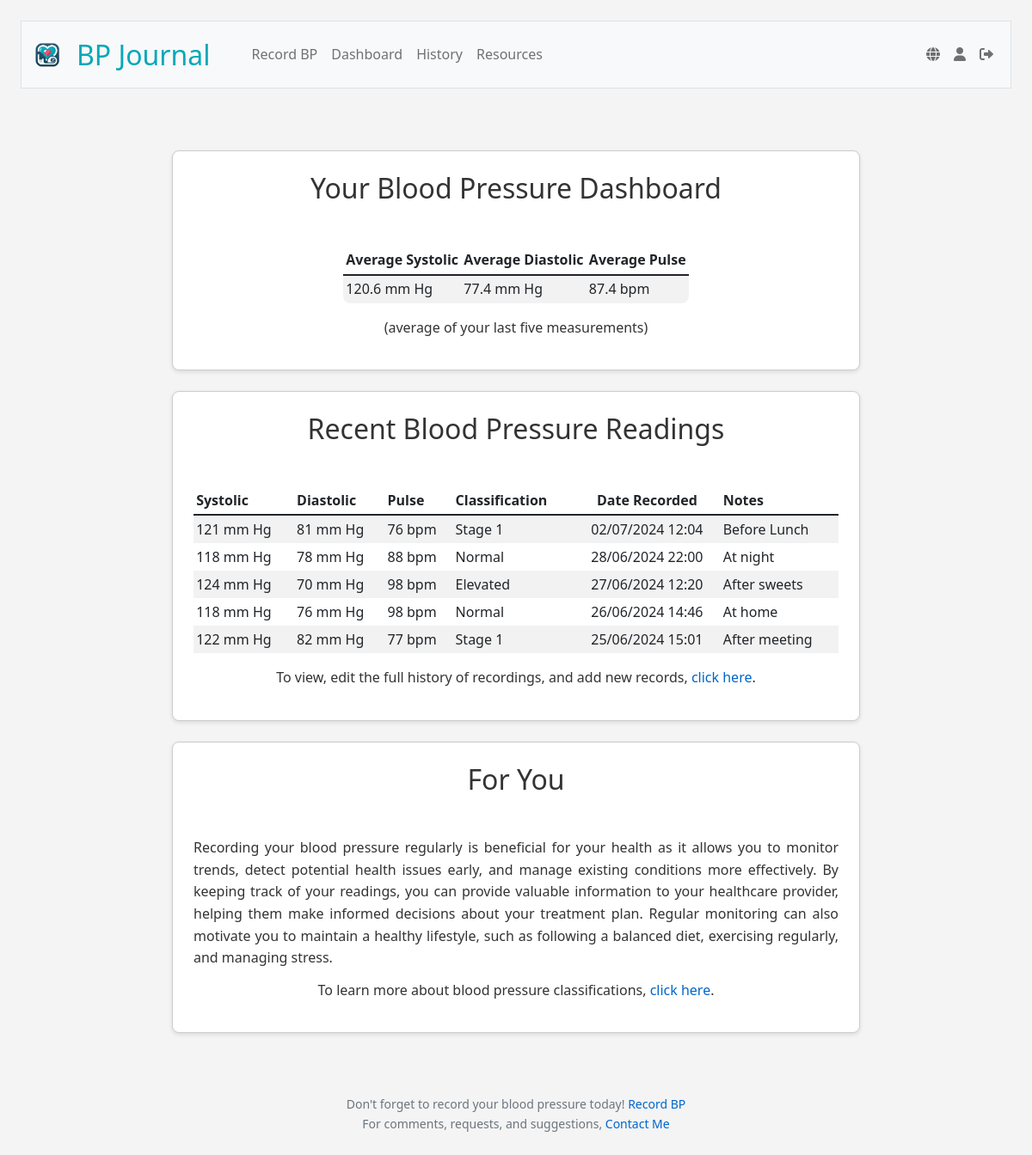
The page /dashboard (signed in) on the database as committed earlier.
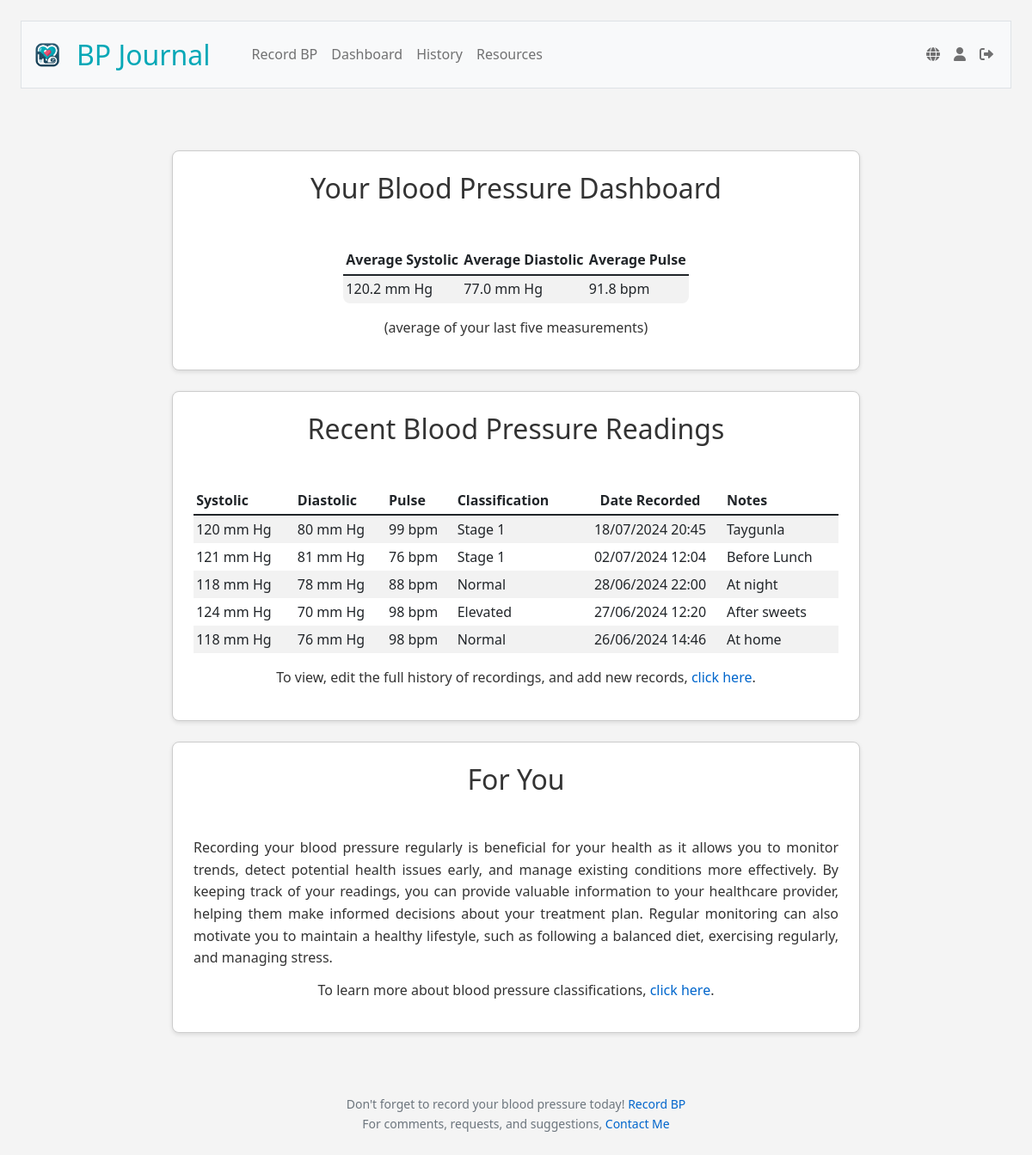
The same page on the database as committed later.
### tables this page shows
CREATE TABLE blood_pressure_readings (
id INTEGER PRIMARY KEY AUTOINCREMENT NOT NULL,
user_id INTEGER NOT NULL,
systolic INTEGER NOT NULL,
diastolic INTEGER NOT NULL,
pulse INTEGER,
reading_date DATETIME DEFAULT CURRENT_TIMESTAMP,
notes TEXT,
FOREIGN KEY (user_id) REFERENCES users (id));

### app.py (the view)
@app.route("/dashboard")
@login_required
def dashboard():
    user_id = session["user_id"]
    user_timezone = db.execute("SELECT timezone FROM users WHERE id = ?", user_id)[0]['timezone']
    user_tz = pytz.timezone(user_timezone)
    recording_rows = db.execute("""
                                SELECT *
                                FROM blood_pressure_readings
                                WHERE user_id = ?
                                ORDER BY reading_date
                                DESC LIMIT 5
    """, user_id)
    for row in recording_rows:
        row["classification"] = classify_bp(row["systolic"], row["diastolic"])
        utc_time = row["reading_date"]
        try:
            local_time = pytz.utc.localize(datetime.strptime(utc_time, '%Y-%m-%d %H:%M:%S')).astimezone(user_tz)
            row["reading_date"] = local_time.strftime('%d/%m/%Y %H:%M')
        except Exception:
            row["reading_date"] = utc_time
    user_avg_recording = db.execute("""
        SELECT AVG(systolic) AS avg_systolic,
        AVG(diastolic) AS avg_diastolic,
        AVG(pulse) AS avg_pulse
        FROM (
            SELECT systolic, diastolic, pulse
            FROM blood_pressure_readings
            WHERE user_id = ?
            ORDER BY reading_date DESC
            LIMIT 5
        )
    """, user_id)
    if user_avg_recording:
        avg_data = {
            'avg_systolic': round(user_avg_recording[0]['avg_systolic'], 1) if user_avg_recording[0]['avg_systolic'] else '',
            'avg_diastolic': round(user_avg_recording[0]['avg_diastolic'], 1) if user_avg_recording[0]['avg_diastolic'] else '',
            'avg_pulse': round(user_avg_recording[0]['avg_pulse'], 1) if user_avg_recording[0]['avg_pulse'] else ''
        }
    else:
        avg_data = {'avg_systolic': 'N/A', 'avg_diastolic': 'N/A', 'avg_pulse': 'N/A'}
    return render_template("dashboard.html", classes=g.language_data['classes'], data=g.language_data['dashboard'], last5reading=recording_rows, user_id=user_id, user_avg_recording=[avg_data])

### app.py (called while the page is built)
@app.before_request
def load_language_data():
    if 'language' not in session:
        session['language'] = 'en'
    user_lang = session['language']
    with open(f'languages/{user_lang}.json', 'r') as file:
        g.language_data = json.load(file)
    g.language_data['current_lang'] = user_lang

@app.after_request
def after_request(response):
    response.headers["Cache-Control"] = "no-cache, no-store, must-revalidate"
    response.headers["Expires"] = 0
    response.headers["Pragma"] = "no-cache"
    return response

@app.context_processor
def inject_layout_data():
    return dict(layout_data=g.language_data['layout'])

@app.context_processor
def inject_user_details():
    if 'user_id' in session:
        user_id = session['user_id']
        user_info = db.execute("SELECT username FROM users WHERE id = ?", user_id)
        if user_info:
            username = user_info[0]['username']
        else:
            username = None
    else:
        username = None
    return {'username': username}

### helpers.py (called while the page is built)
def classify_bp(systolic, diastolic):
    if systolic < 120 and diastolic < 80:
        return "Normal"
    elif 120 <= systolic < 130 and diastolic < 80:
        return "Elevated"
    elif 130 <= systolic < 140 or 80 <= diastolic < 90:
        return "High1"
    elif 140 <= systolic or 90 <= diastolic:
        return "High2"
    else:
        return "Crisis"

def login_required(f):
    @wraps(f)
    def decorated_function(*args, **kwargs):
        if session.get("user_id") is None:
            return redirect("/login")
        return f(*args, **kwargs)
    return decorated_function

### templates/dashboard.html (shortened to what this page needs)
{% extends "layout.html" %}
{% block main %}
<div class="section" id="average-table-div">
    <h2>{{ data.heading }}</h2>
    <table class="table table-striped" id="average-table">
        <thead>
            <tr>
                <th class="text-start">{{ data.avgSystolic }}</th>
                <th class="text-start">{{ data.avgDiastolic }}</th>
                <th class="text-start">{{ data.avgPulse }}</th>
            </tr>
        </thead>
        <tbody>
            {% for row in user_avg_recording %}
            <tr>
                <td class="text-start">{{ row.avg_systolic }} mm Hg</td>
                <td class="text-start">{{ row.avg_diastolic }} mm Hg</td>
                <td class="text-start">{{ row.avg_pulse }} bpm</td>
            </tr>
            {% endfor %}
        </tbody>
    </table>
    <p class="text-center">{{ data.description }}</p>
</div>
<div class="section", id="trends">
    <h2>{{ data.last5heading }}</h2>
    <table class="table table-striped", id="trends-table">
        <thead>
            <tr>
                <th class="text-start">{{ data.systolic }}</th>
                <th class="text-start">{{ data.diastolic }}</th>
                <th class="text-start">{{ data.pulse }}</th>
                <th class="text-start">{{ data.readingClassification }}</th>
                <th class="text-center">{{ data.dateRecorded }}</th>
                <th class="text-start">{{ data.notes }}</th>
            </tr>
        </thead>
        <tbody>
            {% for row in last5reading %}
            <tr>
                <td class="text-start">{{ row.systolic }} mm Hg</td>
                <td class="text-start">{{ row.diastolic }} mm Hg</td>
                <td class="text-start">{{ row.pulse }} bpm</td>
                <td class="text-start">{{ classes[row.classification] }}</td>
                <td class="text-center">{{ row.reading_date }}</td>
                <td class="text-start">{{ row.notes }}</td>
            </tr>
            {% endfor %}
        </tbody>
    </table>
    <p class="text-center">{{ data.historyLink.text }}, <a href="/history">{{ data.historyLink.textUrl }}</a>.</p>
</div>
<div class="section", id="alerts-tips-section">
    <h2>{{ data.alertsHeading }}</h2>
    <p>{{ data.comment }}</p>
    <p class="text-center">{{ data.classificationLink.text }}, <a href="/resources#bp-categories-section">{{ data.classificationLink.textUrl }}</a>.</p>
</div>
{% endblock %}

### templates/layout.html (shortened to what this page needs)
<!DOCTYPE html>
<html lang="en">
    <head>
        <link href="https://cdn.jsdelivr.net/npm/bootstrap@5.1.3/dist/css/bootstrap.min.css" rel="stylesheet">
        <link href="/static/styles.css" rel="stylesheet">
        <link rel="stylesheet" href="https://cdnjs.cloudflare.com/ajax/libs/font-awesome/6.0.0-beta3/css/all.min.css">
    </head>
    <body>
        <nav class="bg-light border navbar navbar-expand-md navbar-light">
            <div class="container-fluid">
                <a class="navbar-brand" href="/"><img src="/static/icon.png" height="40px" width="40px"  alt="App Icon"><span class="blue">{{ layout_data.navbarBrand }}</span></a>
                <div class="collapse navbar-collapse" id="navbar">
                    {% if session["user_id"] %}
                        <ul class="navbar-nav me-auto">
                            <li class="nav-item"><a class="nav-link" href="/record">{{ layout_data.recordReading }}</a></li>
                            <li class="nav-item"><a class="nav-link" href="/dashboard">{{ layout_data.dashboard }}</a></li>
                            <li class="nav-item"><a class="nav-link" href="/history">{{ layout_data.history }}</a></li>
                            <li class="nav-item"><a class="nav-link" href="/resources">{{ layout_data.resources }}</a></li>
                        </ul>
                        <ul class="navbar-nav ms-auto" id="navProfileLogOutLinks">
                            <li class="nav-item">
                                <a class="nav-link" href="/toggle_language" class="nav-link" title="{% if session.get('language', 'tr') == 'tr' %}English{% else %}Türkçe{% endif %}">
                                    <i class="fas fa-globe"></i>
                                </a>
                            </li>
                            <li class="nav-item">
                                <a class="nav-link" href="/profile" title="{{ username }}">
                                    <i class="fas fa-user"></i>
                                </a>
                            </li>
                            <li class="nav-item">
                                <a class="nav-link" href="/logout" title="{{ layout_data.logOut }}">
                                    <i class="fas fa-sign-out-alt"></i>
                                </a>
                            </li>
                        </ul>
                    {% endif %}
                </div>
            </div>
        </nav>
        <main class="container-fluid py-5 text-center">
            {% block main %}{% endblock %}
        </main>
        <footer class="mb-5 small text-center text-muted">
            {% if session["user_id"] %}
                {{ layout_data.footerTextA }} <a href="/record">{{ layout_data.footerTextB }}</a> <br>
            {% endif %}
                {{ layout_data.footerTextC }} <a href="mailto:dryelissatomic@gmail.com">{{ layout_data.footerTextD }}</a>
        </footer>
    </body>
</html>

### static/styles.css (style rules this page uses)
body { background-color: #f4f4f4; color: #333; font-family: 'Segoe UI', Arial, sans-serif; line-height: 1.6; margin: 0; padding: 1.5em; }
h2, h3, h4, h5 { margin-bottom: 1.5em; text-align: center; }
h2 { font-size: 2em; }
p, li, a { font-size: 1em; text-align: justify; }
p, li { margin-bottom: .75em; }
a { color: #0066cc; text-decoration: none; }
ul, ol { margin-bottom: 1em; margin-left: 1.5em; }
.section { background-color: #ffffff; border: 1px solid #ccc; border-radius: .5em; box-shadow: 0 2px 5px rgba(0,0,0,0.1); padding: 1.5em; margin: 1.5em auto; margin-left: auto; margin-right: auto; max-width: 800px; }
#average-table { border-collapse: collapse; border-radius: .5em; margin-left: auto; margin-right: auto; max-width:max-content; overflow: hidden; text-align: center; }
#trends-table { padding: .4em; }
.table>:not(caption)>*>* { border-bottom-width: 0px; padding: .2rem .2rem; vertical-align: middle; }
.text-center { text-align: center; }
nav .navbar-brand { font-size: xx-large; vertical-align: middle; display: flex; align-items: center; }
nav .navbar-brand img { height: 36px; width: auto; vertical-align: middle; }
nav .navbar-brand .blue { color: #06a8b7; margin-left: .5em; }
.navbar-nav { display: flex; justify-content: space-between; align-items: center; }
.navbar-nav .nav-item { width: max-content; }
.navbar-nav .nav-link, .navbar-nav .nav-item { margin-bottom: 0 !important; align-items: center; }

Rows that differ between the two databases and show on the page:
no longer on this page (row unchanged): blood_pressure_readings: systolic "122", diastolic "82", pulse "77", classes "Stage 1", reading_date "25/06/2024 15:01", notes "After meeting"
added blood_pressure_readings: systolic "120", diastolic "80", pulse "99", classes "Stage 1", reading_date "18/07/2024 20:45", notes "Taygunla"
Other text that changed with them:
new list line: "120.2 mm Hg 77.0 mm Hg 91.8 bpm"
list line gone: "120.6 mm Hg 77.4 mm Hg 87.4 bpm"
